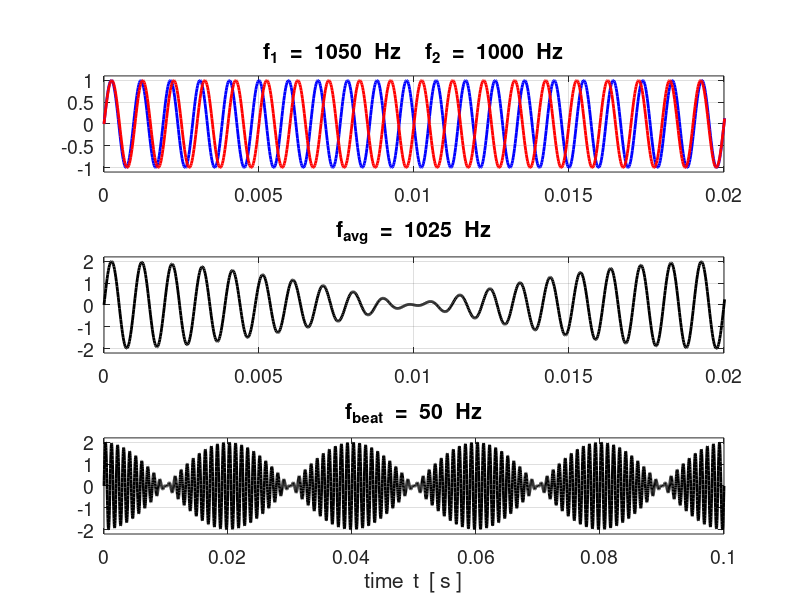

Recreate this plot in MATLAB.
% beats_Calculation.m

% Plots of beat patterns

% Ian Cooper
% School of Physics, University of Sydney
% email: ian.cooper@sydney.edu.au
% https://d-arora.github.io/Doing-Physics-With-Matlab/
% 170511

clear all
close all
clc


f2 = 1000;

f1 = 1050;

fBeat = abs(f1-f2);
fAvg = (f1+f2)/2;
tMax = 0.1;

t = linspace(0,tMax, 5000);


y1 = sin(2*pi*f1*t);
y2 = sin(2*pi*f2*t);
y = y1 + y2;

figure(1)
   set(gcf,'Units','normalized');
   set(gcf,'Position',[0.1 0.1 0.5 0.7]);
   
   
   subplot(3,1,1);
   plot(t,y1,'b','linewidth',2);
   hold on
   plot(t,y2,'r','linewidth',2);
   axis([0 0.02 -1.1 1.1]);
   grid on
   set(gca,'fontsize',14);
   tm1 = 'f_1  =  ';
   tm2 = num2str(f1,'%3.0f\n');
   tm3 = '  Hz    ';
   tm4 = 'f_2  =  ';
   tm5 = num2str(f2,'%3.0f\n');
   tm6 = '  Hz';
   tm = [tm1 tm2 tm3 tm4 tm5 tm6];
   title(tm);
   
   
   subplot(3,1,2);
   plot(t,y,'k','linewidth',2);
   axis([0 0.02 -2.2 2.2]);
   grid on
   set(gca,'fontsize',14);
   tm1 = 'f_{avg}  =  ';
   tm2 = num2str(fAvg,'%3.0f\n');
   tm3 = '  Hz';
   tm = ([tm1 tm2 tm3]);
   title(tm);
   
   subplot(3,1,3);
   plot(t,y,'k','linewidth',2);
   axis([0 0.1 -2.2 2.2]);
   grid on
   tm1 = 'f_{beat}  =  ';
   tm2 = num2str(fBeat,'%3.0f\n');
   tm3 = '  Hz';
   tm = ([tm1 tm2 tm3]);
   title(tm);
   
   xlabel('time  t  [ s ]','fontsize',14);
   set(gca,'fontsize',14);
   
   
% figure(2)
%    plot(t,y,'b','linewidth',2);
%    axis([0 0.1 -2.2 2.2]);
%    axis off
   
   
